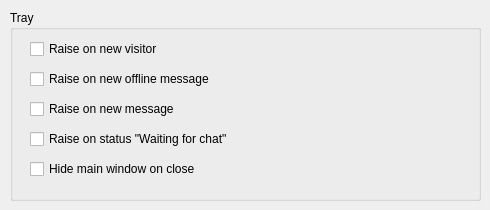
         <widget class="QWidget" name="pageTray">
          <widget class="QGroupBox" name="groupBox_2">
           <property name="geometry">
            <rect>
             <x>10</x>
             <y>10</y>
             <width>471</width>
             <height>191</height>
            </rect>
           </property>
           <property name="title">
            <string comment="LBL_DLG_SETTINGS_TRAY">Tray</string>
           </property>
           <widget class="QCheckBox" name="cbRaiseNewVisitor">
            <property name="geometry">
             <rect>
              <x>20</x>
              <y>30</y>
              <width>431</width>
              <height>18</height>
             </rect>
            </property>
            <property name="text">
             <string comment="LBL_DLG_SETTINGS_TRAY_RONW">Raise on new visitor</string>
            </property>
           </widget>
           <widget class="QCheckBox" name="cbRaiseNewOffMessage">
            <property name="geometry">
             <rect>
              <x>20</x>
              <y>60</y>
              <width>431</width>
              <height>18</height>
             </rect>
            </property>
            <property name="text">
             <string comment="LBL_DLG_SETTINGS_TRAY_RONOM">Raise on new offline message</string>
            </property>
           </widget>
           <widget class="QCheckBox" name="cbRaiseNewMessage">
            <property name="geometry">
             <rect>
              <x>20</x>
              <y>90</y>
              <width>431</width>
              <height>18</height>
             </rect>
            </property>
            <property name="text">
             <string comment="LBL_DLG_SETTINGS_TRAY_RONM">Raise on new message</string>
            </property>
           </widget>
           <widget class="QCheckBox" name="cbRaiseWaitingChat">
            <property name="geometry">
             <rect>
              <x>20</x>
              <y>120</y>
              <width>431</width>
              <height>18</height>
             </rect>
            </property>
            <property name="text">
             <string comment="LBL_DLG_SETTINGS_TRAY_ROSWFC">Raise on status &quot;Waiting for chat&quot;</string>
            </property>
           </widget>
           <widget class="QCheckBox" name="cbHideProgrammClose">
            <property name="geometry">
             <rect>
              <x>20</x>
              <y>150</y>
              <width>431</width>
              <height>18</height>
             </rect>
            </property>
            <property name="text">
             <string comment="LBL_DLG_SETTINGS_TRAY_HMWOC">Hide main window on close</string>
            </property>
           </widget>
          </widget>
         </widget>
